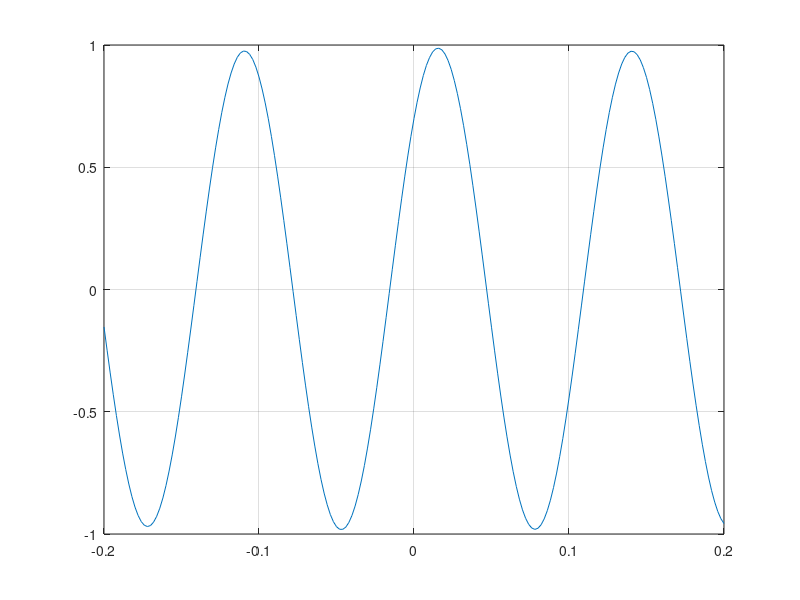
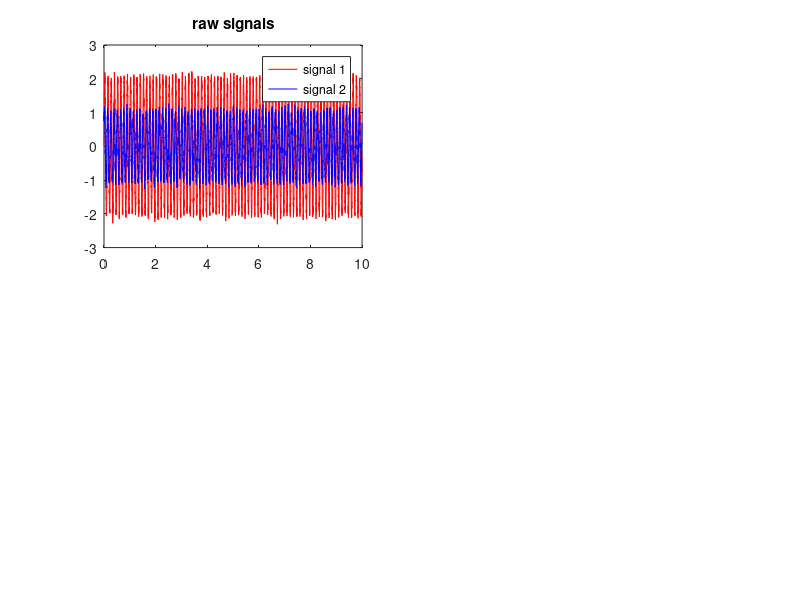

Source code (MATLAB) for these figures, in order: (Note: this script raises an error after producing the figures.)
% Week 8

clear all; clc;

% No the signals in the lower left panel is not coherent

%%
Fs = 500; dt = 1./Fs;
t = [0 10]; tvec = t(1):dt:t(2)-dt;
 
f1 = 8;
amp = 2;
data1 = amp * sin(2*pi*f1*tvec)+0.1*randn(size(tvec));
 
[acf,lags] = xcorr(data1,100,'coeff');
lags = lags.*(1./Fs); % convert samples to time
plot(lags,acf); grid on;

%%

f2 = f1;
data2 = sin(2*pi*f2*tvec+pi/4)+0.1*randn(size(tvec)); % phase-shifted version of data1
 
[ccf,lags] = xcorr(data1,data2,100,'coeff'); % now a cross-correlation
lags = lags.*(1./Fs); % convert samples to time
plot(lags,ccf); grid on;

% Yes, increasing pahse shift changes phase in the autocorrelogram.

%%

figure;
subplot(221);
plot(tvec,data1,'r',tvec,data2,'b'); legend({'signal 1','signal 2'});
title('raw signals');
 
[Pxx,F] = pwelch(data1,hanning(250),125,length(data1),Fs);
[Pyy,F] = pwelch(data2,hanning(250),125,length(data1),Fs);
subplot(222)
plot(F,abs(Pxx),'r',F,abs(Pyy),'b'); xlim([0 100]);
xlabel('Frequency (Hz)'); ylabel('power'); title('PSD');
 
[Pxy,F] = cpsd(data1,data2,hanning(250),125,length(data1),Fs);
subplot(223)
plot(F,abs(Pxy)); xlim([0 100]);
xlabel('Frequency (Hz)'); ylabel('power'); title('cross-spectrum');
 
[acf,lags] = xcorr(data1,data2,100,'coeff');
lags = lags.*(1./Fs); % convert samples to time
 
subplot(224)
plot(lags,acf); grid on;
xlabel('time lag (s)'); ylabel('correlation ({\itr})'); title('xcorr');

% Changing amplitude of data1 affects the power spectrum.

C = (abs(Pxy).^2)./(Pxx.*Pyy);

% Normalization eliminates this.



% How small? Reducing Data1 by 10-fold halves the coherence.


%% just verify some cases where we break the phase relationship

figure();

f = 2; % freq modulation (Hz) 
f2 = 8;
m = 2; % freq modulation strength
wsz = 200; % window size 
 
subplot(421)
s2 = data2;
plot(tvec,s2,tvec,data1); title('signal 1 - constant phase');
 
subplot(422)
s3 = sin(2*pi*f2*tvec + m.*sin(2*pi*f*tvec - pi/2)) + 0.1*randn(size(tvec));
plot(tvec,s3,tvec,data1); title('signal 2 - varying phase');
 
subplot(423)
[Ps2,F] = pwelch(s2,hanning(wsz),wsz/2,length(data2),Fs);
plot(F,abs(Ps2)); title('PSD');
 
subplot(424)
[Ps3,F] = pwelch(s3,hanning(wsz),wsz/2,length(data2),Fs);
plot(F,abs(Ps3)); title('PSD');
 
subplot(425)
[C,F] = mscohere(data1,s2,hanning(wsz),wsz/2,length(data1),Fs); % shortcut to obtain coherence
plot(F,C); title('coherence'); xlabel('Frequency (Hz)');
 
subplot(426)
[C,F] = mscohere(data1,s3,hanning(wsz),wsz/2,length(data1),Fs);
plot(F,C); title('coherence'); xlabel('Frequency (Hz)');
 
[acf,lags] = xcorr(data1,s2,100,'coeff');
lags = lags.*(1./Fs); % convert samples to time
 
subplot(427)
plot(lags,acf); grid on;
xlabel('time lag (s)'); ylabel('correlation ({\itr})'); title('xcorr');
 
[acf,lags] = xcorr(data1,s3,100,'coeff');
lags = lags.*(1./Fs); % convert samples to time
 
subplot(428)
plot(lags,acf); grid on;
xlabel('time lag (s)'); ylabel('correlation ({\itr})'); title('xcorr');

% Increasing length of data? Seems not to do anything

%%

wsize = 250;
 
Fs = 500; dt = 1./Fs;
t = [0 2];
 
tvec = t(1):dt:t(2)-dt;
f1 = 40; f2 = 40;
 
% generate some strange sine waves
mod1 = square(2*pi*4*tvec,20); mod1(mod1 < 0) = 0;
mod2 = square(2*pi*4*tvec+pi,20); mod2(mod2 < 0) = 0;
 
data1 = sin(2*pi*f1*tvec); data1 = data1.*mod1 + 0.01*randn(size(tvec));
data2 = sin(2*pi*f2*tvec); data2 = data2.*mod2 + 0.01*randn(size(tvec)) ;
 
subplot(221);
plot(tvec,data1,'r',tvec,data2,'b'); legend({'signal 1','signal 2'});
title('raw signals');
 
[P1,F] = pwelch(data1,hanning(wsize),wsize/2,length(data2),Fs);
[P2,F] = pwelch(data2,hanning(wsize),wsize/2,length(data2),Fs);
subplot(222)
plot(F,abs(P1),'r',F,abs(P2),'b'); title('PSD');
 
subplot(223);
[C,F] = mscohere(data1,data2,hanning(wsize),wsize/2,length(data1),Fs);
plot(F,C); title('coherence'); xlabel('Frequency (Hz)');
 
[ccf,lags] = xcorr(data1,data2,100,'coeff');
lags = lags.*(1./Fs); % convert samples to time
 
subplot(224)
plot(lags,ccf); grid on;
xlabel('time lag (s)'); ylabel('correlation ({\itr})'); title('xcorr');

% Increasing the window messes up the coherence, but not the
% cross-correlation?

%% 
cd('C:/Users/Syaheed/Documents/GitHub/BIOL680/Data/R016-2012-10-03');

run(FindFile('*keys.m'));
vStr1_csc = LoadCSC(ExpKeys.goodGamma{1});
vStr2_csc = LoadCSC(ExpKeys.goodGamma{2});
HC_csc = LoadCSC(ExpKeys.goodTheta{1});
 
% restrict to shorter segment for speed
vStr1_csc = Restrict(vStr1_csc,ExpKeys.TimeOnTrack(2),ExpKeys.TimeOffTrack(2));
vStr2_csc = Restrict(vStr2_csc,ExpKeys.TimeOnTrack(2),ExpKeys.TimeOffTrack(2));
HC_csc = Restrict(HC_csc,ExpKeys.TimeOnTrack(2),ExpKeys.TimeOffTrack(2));
 
vStr1_csc = Data(vStr1_csc); vStr2_csc = Data(vStr2_csc); HC_csc = Data(HC_csc);

%%

Fs = 2000; wsize = 2048;
 
% compute PSDs and coherences for each signal and each pair respectively
[P1,F] = pwelch(vStr1_csc,hanning(wsize),wsize/2,2*wsize,Fs);
[P2,F] = pwelch(vStr2_csc,hanning(wsize),wsize/2,2*wsize,Fs);
[P3,F] = pwelch(HC_csc,hanning(wsize),wsize/2,2*wsize,Fs);
[C1,F] = mscohere(vStr1_csc,vStr2_csc,hanning(wsize),wsize/2,2*wsize,Fs);
[C2,F] = mscohere(vStr1_csc,HC_csc,hanning(wsize),wsize/2,2*wsize,Fs);
 
% plot
subplot(121)
h(1) = plot(F,10*log10(P1),'k','LineWidth',2); hold on;
h(2) = plot(F,10*log10(P2),'g','LineWidth',2); hold on;
h(3) = plot(F,10*log10(P3),'m','LineWidth',2); hold on;
set(gca,'XLim',[0 150],'XTick',0:25:150,'FontSize',12); grid on;
legend(h,{'vStr1','vStr2','HC'},'Location','Northeast'); legend boxoff;
xlabel('Frequency (Hz)'); ylabel('Power (dB)'); 
 
subplot(122)
h(1) = plot(F,C1,'LineWidth',2); hold on;
h(2) = plot(F,C2,'r','LineWidth',2);
set(gca,'XLim',[0 150],'XTick',0:25:150,'FontSize',12); grid on;
legend(h,{'vStr1-vStr2','vStr1-HC'},'Location','Northeast'); legend boxoff;
xlabel('Frequency (Hz)'); ylabel('Coherence');

%% Load data

fc = {'R016-2012-10-03-CSC04d.ncs','R016-2012-10-03-CSC03d.ncs','R016-2012-10-03-CSC02b.ncs'};
data = ft_read_neuralynx_interp(fc);
data.label = {'vStr1','vStr2','HC1'}; % reassign labels to be more informative, the original filenames can be retrieved from the header

%% Segmenting

cfg = [];
cfg.trialfun = 'ft_trialfun_lineartracktone2';
cfg.trialdef.hdr = data.hdr;
cfg.trialdef.pre = 2.5; cfg.trialdef.post = 5;
 
cfg.trialdef.eventtype = 'nosepoke'; % could be 'nosepoke', 'reward', 'cue'
cfg.trialdef.location = 'both'; % could be 'left', 'right', 'both'
cfg.trialdef.block = 'both'; % could be 'value', 'risk', 'both'
cfg.trialdef.cue = {'c1','c3','c5'}; % cell array with choice of elements {'c1','c3','c5','lo','hi'} (1, 3, 5 pellets; low and high risk)
 
[trl, event] = ft_trialfun_lineartracktone2(cfg);
cfg.trl = trl;
 
data_trl = ft_redefinetrial(cfg,data);

%%  trial-averaged cross-spectrum

cfg              = [];
cfg.output       = 'powandcsd';
cfg.method       = 'mtmconvol';
cfg.taper        = 'hanning';
cfg.foi          = 1:1:100; % frequencies to use
cfg.t_ftimwin    = 20./cfg.foi;  % frequency-dependent, 20 cycles per time window
cfg.keeptrials   = 'yes';
cfg.channel      = {'vStr1', 'vStr2', 'HC1'};
cfg.channelcmb   = {'vStr2', 'HC1'; 'vStr2' 'vStr1'}; % channel pairs to compute csd for

cfg.toi          = -2:0.05:0; % pre-nosepoke baseline (time 0 is time of nosepoke)
TFR_pre = ft_freqanalysis(cfg, data_trl);

cfg              = [];
cfg.output       = 'powandcsd';
cfg.method       = 'mtmconvol';
cfg.taper        = 'hanning';
cfg.foi          = 1:1:100; % frequencies to use
cfg.t_ftimwin    = 20./cfg.foi;  % frequency-dependent, 20 cycles per time window
cfg.keeptrials   = 'yes';
cfg.channel      = {'vStr1', 'vStr2', 'HC1'};
cfg.channelcmb   = {'vStr2', 'HC1'; 'vStr2' 'vStr1'}; % channel pairs to compute csd for

cfg.toi          = 0:0.05:2; % post-nosepoke baseline (time 0 is time of nosepoke)
TFR_post = ft_freqanalysis(cfg, data_trl);

%%  coherence from the cross-spectrum and the indvidual spectra

cfg            = [];
cfg.method     = 'coh'; % compute coherence; other measures of connectivity are also available
fd             = ft_connectivityanalysis(cfg,TFR_post);

%% plot 

figure;
cols = 'rgb';
for iCmb = 1:size(fd.labelcmb,1)
    lbl{iCmb} = cat(2,fd.labelcmb{iCmb,1},'-',fd.labelcmb{iCmb,2});
 
    temp = nanmean(sq(fd.cohspctrm(iCmb,:,:)),2);
    h(iCmb) = plot(fd.freq,temp,cols(iCmb));
    hold on;
end
legend(h,lbl);

% Compare the coherence spectra for the 1-pellet and 5-pellet trials. What
% do you notice? Higher coherence for 5-pellet trials?

%% 

iC = 1; % which signal pair to plot

lbl = [fd.labelcmb{1,:}]; % get the label of this pair
imagesc(fd.time,fd.freq,sq(fd.cohspctrm(iC,:,:))); axis xy; colorbar
xlabel('time (s)'); ylabel('Frequency (Hz)'); title(lbl);


%%

cfg            = [];
cfg.method     = 'ppc';
fd             = ft_connectivityanalysis(cfg,TFR_post);


%% plot 

iC = 1; % which signal pair to plot

lbl = [fd.labelcmb{1,:}]; % get the label of this pair
imagesc(fd.time,fd.freq,sq(fd.ppcspctrm (iC,:,:))); axis xy; colorbar
xlabel('time (s)'); ylabel('Frequency (Hz)'); title(lbl);

